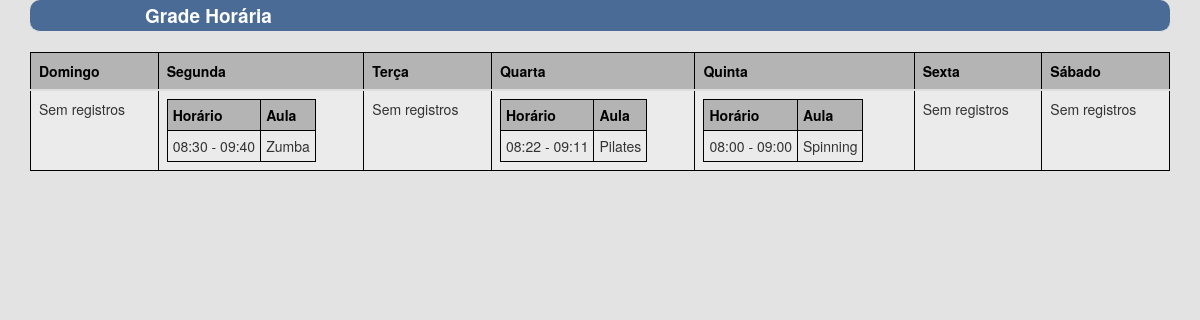
The page /fitnesslife/agendar/gradehoraria.php (signed in) on the database its author committed.
### tables this page shows
CREATE TABLE `tb_agenda_semanal` (
  `id_agenda_semanal` int(4) NOT NULL,
  `dia_da_semana` varchar(15) NOT NULL,
  `horario_inicial` time NOT NULL,
  `horario_final` time NOT NULL,
  `nome_aula` varchar(25) NOT NULL
);

### fitnesslife/dao/agendabusca.php (called while the page is built, shortened)
<?php
include_once dirname(__FILE__) . DIRECTORY_SEPARATOR . '../classes/agendaraula.php';
class AgendaBusca extends Dao {
    function buscagrade($idcpf, $diasemana) {
        $pdo = Dao::getInstance();
        $sql = "SELECT ase.horario_inicial, ase.horario_final, ase.nome_aula FROM tb_agendamento ag INNER JOIN tb_agenda_semanal ase on ase.id_agenda_semanal = ag.id_agenda_semanal where ag.id_pessoa_cpf = ? AND ase.dia_da_semana = ? ORDER BY ase.horario_inicial ASC";
        $result = $pdo->prepare($sql);
        $result->execute(array($idcpf, $diasemana));
        $aulas = array();
        foreach ($result->fetchAll() as $linhaConsulta) {
            $agendaraula = new Agendaraula();
            $hora = $linhaConsulta[0];
            $array = explode(":", $hora);
            $hora = $array[0];
            $min = $array[1];
            $hora2 = $linhaConsulta[1];
            $array2 = explode(":", $hora2);
            $hora2 = $array2[0];
            $min2 = $array2[1];
            $agendaraula->setHorario($hora . ":" . $min . " - " . $hora2 . ":" . $min2);
            $agendaraula->setNomeAula($linhaConsulta[2]);
            $aulas[] = $agendaraula;
        }
        return $aulas;
    }
}

### fitnesslife/classes/agendaraula.php (called while the page is built, shortened)
<?php
class Agendaraula {
    private $horario;
    private $nomeAula;
    function getHorario() {
        return $this->horario;
    }
    function getNomeAula() {
        return $this->nomeAula;
    }
    function setHorario($horario) {
        $this->horario = $horario;
    }
    function setNomeAula($nomeAula) {
        $this->nomeAula = $nomeAula;
    }
}
?>

### fitnesslife/agendar/gradehoraria.php (the view, shortened to what this page needs)
<?php
$idcpf = $_SESSION['id_pessoa_cpf'];
include_once dirname(__FILE__) . DIRECTORY_SEPARATOR . '../dao/agendabusca.php';
?>
<!DOCTYPE html>
<html>
    <head>
        <link rel="stylesheet" type="text/css" href="//cdn.datatables.net/plug-ins/1.10.7/integration/bootstrap/3/dataTables.bootstrap.css">
        <link rel="stylesheet" type="text/css" href="//maxcdn.bootstrapcdn.com/bootstrap/3.3.2/css/bootstrap.min.css">
    </head>
    <body>
        <div class="container">
            <legend>
                Grade Horária
            </legend>
            <div class="table-responsive">
                <table class="table table-hover">
                    <thead>
                        <tr>
                            <th>Domingo</th>
                            <th>Segunda</th>
                            <th>Terça</th>
                            <th>Quarta</th>
                            <th>Quinta</th>
                            <th>Sexta</th>
                            <th>Sábado</th>
                        </tr>
                    </thead>
                    <tbody>
                        <tr>
                            <td>
                                <?php
                                $agendaBusca = new AgendaBusca();
                                $aulas = $agendaBusca->buscagrade($idcpf, "Domingo");
                                if ($aulas != NULL) {
                                    ?>
                                    <table class="table-responsive" class="table table-hover">
                                        <thead>
                                            <tr>
                                                <th>Horário</th>
                                                <th>Aula</th>
                                            </tr>
                                        </thead>
                                        <tbody>
                                            <?php
                                            foreach ($aulas as $agendaraula) {
                                                ?>
                                                <tr>
                                                    <td><?php echo $agendaraula->getHorario(); ?></td>
                                                    <td><?php echo $agendaraula->getNomeAula(); ?></td>
                                                </tr>
                                            <?php } ?>
                                        </tbody>
                                    </table>
                                    <?php
                                } else {
                                    echo "Sem registros";
                                }
                                ?>
                            </td>
                            <td>
                                <?php
                                $agendaBusca = new AgendaBusca();
                                $aulas = $agendaBusca->buscagrade($idcpf, "Segunda");
                                if ($aulas != NULL) {
                                    ?>
                                    <table class="table-responsive" class="table table-hover">
                                        <thead>
                                            <tr>
                                                <th>Horário</th>
                                                <th>Aula</th>
                                            </tr>
                                        </thead>
                                        <tbody>
                                            <?php
                                            foreach ($aulas as $agendaraula) {
                                                ?>
                                                <tr>
                                                    <td><?php echo $agendaraula->getHorario(); ?></td>
                                                    <td><?php echo $agendaraula->getNomeAula(); ?></td>
                                                </tr>
                                            <?php } ?>
                                        </tbody>
                                    </table>
                                    <?php
                                } else {
                                    echo "Sem registros";
                                }
                                ?>
                            </td>
                            <td>
                                <?php
                                $agendaBusca = new AgendaBusca();
                                $aulas = $agendaBusca->buscagrade($idcpf, "Terça");
                                if ($aulas != NULL) {
                                    ?>
                                    <table class="table-responsive" class="table table-hover">
                                        <thead>
                                            <tr>
                                                <th>Horário</th>
                                                <th>Aula</th>
                                            </tr>
                                        </thead>
                                        <tbody>
                                            <?php
                                            foreach ($aulas as $agendaraula) {
                                                ?>
                                                <tr>
                                                    <td><?php echo $agendaraula->getHorario(); ?></td>
                                                    <td><?php echo $agendaraula->getNomeAula(); ?></td>
                                                </tr>
                                            <?php } ?>
                                        </tbody>
                                    </table>
                                    <?php
                                } else {
                                    echo "Sem registros";
                                }
                                ?>
                            </td>
                            <td>
                                <?php
                                $agendaBusca = new AgendaBusca();
                                $aulas = $agendaBusca->buscagrade($idcpf, "Quarta");
                                if ($aulas != NULL) {
                                    ?>
                                    <table class="table-responsive" class="table table-hover">
                                        <thead>
                                            <tr>
                                                <th>Horário</th>
                                                <th>Aula</th>
                                            </tr>
                                        </thead>
                                        <tbody>
                                            <?php
                                            foreach ($aulas as $agendaraula) {
                                                ?>
                                                <tr>
                                                    <td><?php echo $agendaraula->getHorario(); ?></td>
                                                    <td><?php echo $agendaraula->getNomeAula(); ?></td>
                                                </tr>
                                            <?php } ?>
                                        </tbody>
                                    </table>
                                    <?php
                                } else {
                                    echo "Sem registros";
                                }
                                ?>
                            </td>
                            <td>
                                <?php
                                $agendaBusca = new AgendaBusca();
                                $aulas = $agendaBusca->buscagrade($idcpf, "Quinta");
                                if ($aulas != NULL) {
                                    ?>
                                    <table class="table-responsive" class="table table-hover">
                                        <thead>
                                            <tr>
                                                <th>Horário</th>
                                                <th>Aula</th>
                                            </tr>
                                        </thead>
                                        <tbody>
                                            <?php
                                            foreach ($aulas as $agendaraula) {
                                                ?>
                                                <tr>
                                                    <td><?php echo $agendaraula->getHorario(); ?></td>
                                                    <td><?php echo $agendaraula->getNomeAula(); ?></td>
                                                </tr>
                                            <?php } ?>
                                        </tbody>
                                    </table>
                                    <?php
                                } else {
                                    echo "Sem registros";
                                }
                                ?>
                            </td>
                            <td>
                                <?php
                                $agendaBusca = new AgendaBusca();
                                $aulas = $agendaBusca->buscagrade($idcpf, "Sexta");
                                if ($aulas != NULL) {
                                    ?>
                                    <table class="table-responsive" class="table table-hover">
                                        <thead>
                                            <tr>
                                                <th>Horário</th>
                                                <th>Aula</th>
                                            </tr>
                                        </thead>
                                        <tbody>
                                            <?php
                                            foreach ($aulas as $agendaraula) {
                                                ?>
                                                <tr>
                                                    <td><?php echo $agendaraula->getHorario(); ?></td>
                                                    <td><?php echo $agendaraula->getNomeAula(); ?></td>
                                                </tr>
                                            <?php } ?>
                                        </tbody>
                                    </table>
                                    <?php
                                } else {
                                    echo "Sem registros";
                                }
                                ?>
                            </td>
                            <td>
                                <?php
                                $agendaBusca = new AgendaBusca();
                                $aulas = $agendaBusca->buscagrade($idcpf, "Sábado");
                                if ($aulas != NULL) {
                                    ?>
                                    <table class="table-responsive" class="table table-hover">
                                        <thead>
                                            <tr>
                                                <th>Horário</th>
                                                <th>Aula</th>
                                            </tr>
                                        </thead>
                                        <tbody>
                                            <?php
                                            foreach ($aulas as $agendaraula) {
                                                ?>
                                                <tr>
                                                    <td><?php echo $agendaraula->getHorario(); ?></td>
                                                    <td><?php echo $agendaraula->getNomeAula(); ?></td>
                                                </tr>
                                            <?php } ?>
                                        </tbody>
                                    </table>
                                    <?php
                                } else {
                                    echo "Sem registros";
                                }
                                ?>
                            </td>
                        </tr>
                    </tbody>
                </table>
            </div>
        </div>
    </body>
</html>

### fitnesslife/agendar/gradehoraria.php (style rules this page uses)
body { background-color: #E3E3E3; }
legend { background : #496B96 ; color : #fff ; padding : 2px 115px ; font-size : 19px ; border-radius : 10px ; font-weight: bold; }
table, th, td { border: 1px solid black; border-collapse: collapse; }
th, td { padding: 5px; text-align: left; }
table tr:nth-child(odd) { background-color:#EBEBEC; }
table th { background-color: #B4B4B5; color: #000000; }

### rows shown on the page
tb_agenda_semanal: Horario "08:30 - 09:40", nome_aula "Zumba"
tb_agenda_semanal: Horario "08:22 - 09:11", nome_aula "Pilates"
tb_agenda_semanal: Horario "08:00 - 09:00", nome_aula "Spinning"
